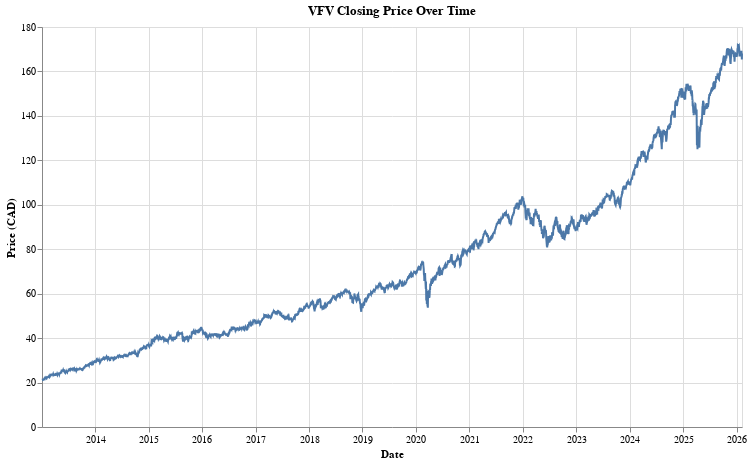

The code cell stored with this chart in its notebook:
### Markdown cell above
## Price Trend Analysis
### Long-Term Price Movement of VFV

This section visualizes the evolution of VFV’s adjusted closing price over time.
The objective is to identify long-term growth patterns and highlight periods of
market drawdowns and recovery.

### Code cell
price_chart = (
    alt.Chart(vfv_df)
    .mark_line()
    .encode(
        x=alt.X("Date:T", title="Date"),
        y=alt.Y("Adj Close:Q", title="Price (CAD)"),
        tooltip=["Date:T", "Close:Q"]
    )
    .properties(
        title="VFV Closing Price Over Time",
        width=700,
        height=400
    )
)

price_chart

### Figure 1 — Vega-Lite specification as saved in the notebook (floating-point values rounded to 4 significant figures; data arrays with more than 128 entries replaced by an {"elided": "..."} marker saying what was removed)
{"config": {"view": {"continuousWidth": 300, "continuousHeight": 300}}, "data": {"name": "data-aa16ddb5427a4caa230d2d3ef2393e6a"}, "mark": {"type": "line"}, "encoding": {"tooltip": [{"field": "Date", "type": "temporal"}, {"field": "Close", "type": "quantitative"}], "x": {"field": "Date", "title": "Date", "type": "temporal"}, "y": {"field": "Adj Close", "title": "Price (CAD)", "type": "quantitative"}}, "height": 400, "title": "VFV Closing Price Over Time", "width": 700, "$schema": "https://vega.github.io/schema/vega-lite/v5.20.1.json", "datasets": {"data-aa16ddb5427a4caa230d2d3ef2393e6a": {"elided": "3287 records"}}}
